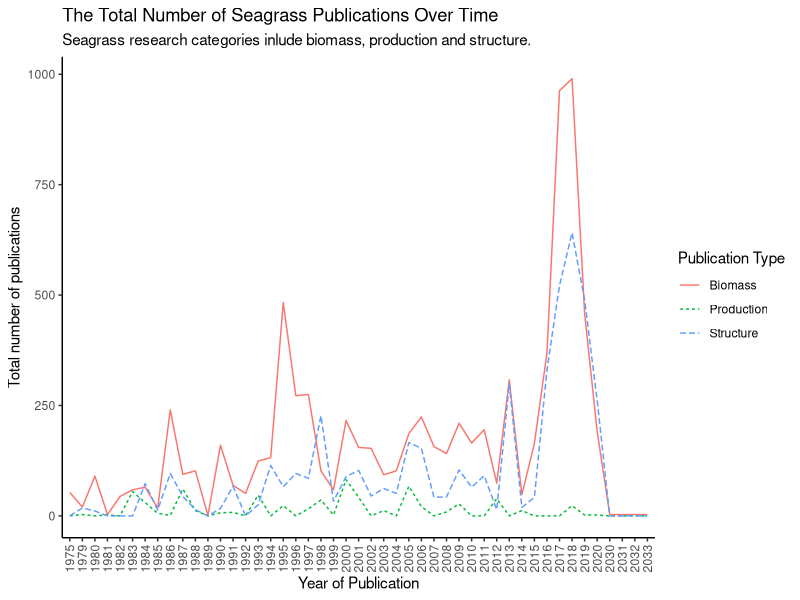
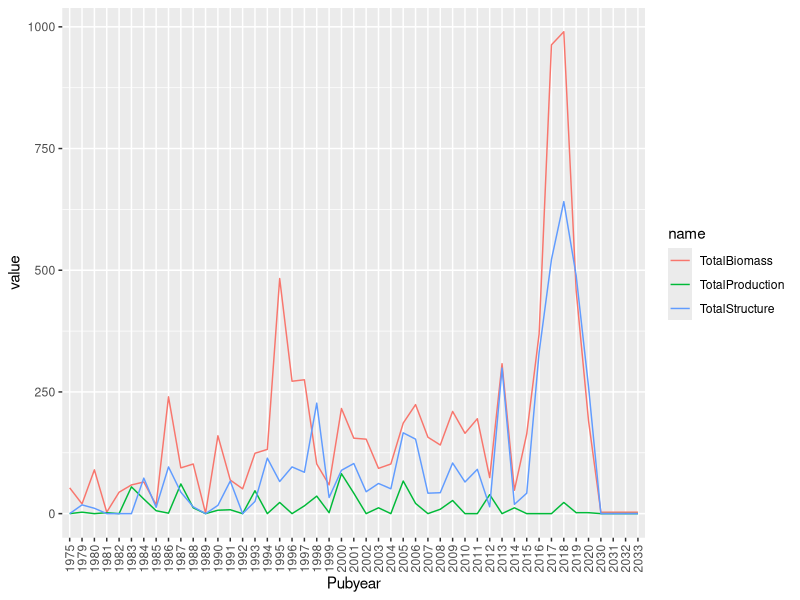

Source code (R) for these figures, in order:
## ---- chunk 1
knitr::opts_chunk$set(echo = TRUE)
## ---- chunk 2
library(tidyverse)
## ---- chunk 3
seagrass<-read.csv("../data/SeagrassPubs.csv")
## ---- chunk 4
head(seagrass)
summary(seagrass)
glimpse(seagrass)
## ---- chunk 5
# Extract author and year from reference column and create new data frame with these two variables separated.
seagrass1 <- seagrass %>% 
  mutate(Author = str_extract(string = Reference, pattern = "(?<=,\\s).+"),
         PubYear = str_extract(string = Reference, pattern = "[0-9]+")) %>% 
  select(Author:PubYear)
# Combine the Column for publication year to the original data frame using cbind function.
Pubyear = seagrass1$PubYear
seagrass2 <- cbind(seagrass, Pubyear)
## ---- chunk 6
biomass<-seagrass2 %>% # Create new data frame and select which data frame to pull data from.
  group_by(Pubyear) %>% # Group publications by year.
  select(Pubyear, Seagr.biom.above.dm..g.m..2.) %>% # Select which 2 variables we are interested in using to tally.
   drop_na(Seagr.biom.above.dm..g.m..2.) %>% # Remove na values to only count the years with publications.
    tally()
colnames(biomass) <- c("Pubyear", "tally1")

biomass1<-seagrass2 %>% # Create new data frame and select which data frame to pull data from.
  group_by(Pubyear) %>%  # Group publications by year.
  select(Pubyear, Seagr.biom.below.dm..g.m..2.) %>% # Select which 2 variables we are interested in using to tally.
  drop_na(Seagr.biom.below.dm..g.m..2.) %>% # Remove na values to only count the years with publications.
    tally()
colnames(biomass1) <- c("Pubyear", "tally2")

biomass2<-seagrass2 %>% # Create new data frame and select which data frame to pull data from.
  group_by(Pubyear) %>%  # Group publications by year.
  select(Pubyear, Seagr.biom.tot.dm..g.m..2.) %>% # Select which 2 variables we are interested in using to tally.
  drop_na(Seagr.biom.tot.dm..g.m..2.) %>% # Remove na values to only count the years with publications.
    tally()
colnames(biomass2) <- c("Pubyear", "tally3")


# Organise data into one dataframe.

TBmass1 <- biomass %>%
  full_join(biomass1) # Combine tally columns for biomass and biomass1 into one dataframe.


TBmass2 <- TBmass1 %>%
  full_join(biomass2)  # Combine tally columns for TBmass1 and biomass2 into one dataframe. That puts all three tally columns into one dataframe.



TBmass2$tally1<-as.numeric(TBmass2$tally1) # Make tally1 numeric.
TBmass2$tally2<-as.numeric(TBmass2$tally2) # Make tally2 numeric.
TBmass2$tally3<-as.numeric(TBmass2$tally3) # Make tally3 numeric.

TBmass2[is.na(TBmass2)] <- 0 # Make all NA values equal 0

TBmass2$TotalBiomass<-rowSums(TBmass2[ , c("tally1", "tally2", "tally3")]) # Create new variable TotalBiomass that calculates the sum for each row for each publication year.

## ---- chunk 7
Structure1<-seagrass2 %>% # Create new data frame and select which data frame to pull data from.
  group_by(Pubyear) %>% # Group publications by year.
  select(Pubyear, Seagr.cov....) %>% # Select which 2 variables we are interested in using to tally.
   drop_na(Seagr.cov....) %>% # Remove na values to only count the years with publications.
    tally()
colnames(Structure1) <- c("Pubyear", "tally1")

Structure2<-seagrass2 %>% # Create new data frame and select which data frame to pull data from.
  group_by(Pubyear) %>%  # Group publications by year.
  select(Pubyear, Seagr.shoot.dens....m..2.) %>% # Select which 2 variables we are interested in using to tally.
  drop_na(Seagr.shoot.dens....m..2.) %>% # Remove na values to only count the years with publications.
    tally()
colnames(Structure2) <- c("Pubyear", "tally2")

Structure3<-seagrass2 %>% # Create new data frame and select which data frame to pull data from.
  group_by(Pubyear) %>%  # Group publications by year.
  select(Pubyear, Seagr.leaf.dens....m..2.) %>% # Select which 2 variables we are interested in using to tally.
  drop_na(Seagr.leaf.dens....m..2.) %>% # Remove na values to only count the years with publications.
    tally()
colnames(Structure3) <- c("Pubyear", "tally3")



# Organise data into one dataframe.

TStructure1 <- Structure1 %>%
  full_join(Structure2) # Combine tally columns for Structure1 and Structure2 into one dataframe.


TStructure2 <- TStructure1 %>%
  full_join(Structure3)  # Combine tally columns for TStructure1 and Structure3 into one dataframe. That puts all three tally columns into one dataframe.



TStructure2$tally1<-as.numeric(TStructure2$tally1) # Make tally1 numeric.
TStructure2$tally2<-as.numeric(TStructure2$tally2) # Make tally2 numeric.
TStructure2$tally3<-as.numeric(TStructure2$tally3) # Make tally3 numeric.

TStructure2[is.na(TStructure2)] <- 0 # Make all NA values equal 0

TStructure2$TotalStructure<-rowSums(TStructure2[ , c("tally1", "tally2", "tally3")]) # Create new variable TotalBiomass that calculates the sum for each row for each publication year.

## ---- chunk 8
Production1<-seagrass2 %>% #Create new data frame and select which data frame to pull data from.
  group_by(Pubyear) %>% # Group publications by year.
  select(Pubyear, Seagr.prod.above.dm..g.m..2.day.) %>% # Select which 2 variables we are interested in using to tally.
   drop_na(Seagr.prod.above.dm..g.m..2.day.) %>% # Remove na values to only count the years with publications.
    tally()
colnames(Production1) <- c("Pubyear", "tally1")

Production2<-seagrass2 %>% #Create new data frame and select which data frame to pull data from.
  group_by(Pubyear) %>%  # Group publications by year.
  select(Pubyear, Seagr.prod.below.dm..g.m..2.day.) %>% # Select which 2 variables we are interested in using to tally.
  drop_na(Seagr.prod.below.dm..g.m..2.day.) %>% # Remove na values to only count the years with publications.
    tally()
colnames(Production2) <- c("Pubyear", "tally2")

Production3<-seagrass2 %>% #Create new data frame and select which data frame to pull data from.
  group_by(Pubyear) %>%  # Group publications by year.
  select(Pubyear, Seagr.prod.total.dm..g.m..2.day.) %>% # Select which 2 variables we are interested in using to tally.
  drop_na(Seagr.prod.total.dm..g.m..2.day.) %>% # Remove na values to only count the years with publications.
    tally()
colnames(Production3) <- c("Pubyear", "tally3")




# Organise data into one dataframe.

TProduction1 <- Production1 %>%
  full_join(Production2) # Combine tally columns for Structure1 and Structure2 into one dataframe.


TProduction2 <- TProduction1 %>%
  full_join(Production3)  # Combine tally columns for TStructure1 and Structure3 into one dataframe. That puts all three tally columns into one dataframe.



TProduction2$tally1<-as.numeric(TProduction2$tally1) # Make tally1 numeric.
TProduction2$tally2<-as.numeric(TProduction2$tally2) # Make tally2 numeric.
TProduction2$tally3<-as.numeric(TProduction2$tally3) # Make tally3 numeric.

TProduction2[is.na(TProduction2)] <- 0 # Make all NA values equal 0

TProduction2$TotalProduction<-rowSums(TProduction2[ , c("tally1", "tally2", "tally3")]) # Create new variable TotalBiomass that calculates the sum for each row for each publication year.


## ---- chunk 9

df_new <- 
  left_join(TBmass2, TStructure2, by = 'Pubyear') %>% 
  mutate(Pubyear = replace_na(Pubyear, 0))

df_new2 <- 
  left_join(df_new, TProduction2, by = 'Pubyear') %>% 
  mutate(Pubyear = replace_na(Pubyear, 0))

summary(df_new2)


# Remove unwanted variables.
df_new2 <- subset(df_new2, select = -(tally1))
df_new2 <- subset(df_new2, select = -(tally2))
df_new2 <- subset(df_new2, select = -(tally3))
df_new2 <- subset(df_new2, select = -(tally1.x))
df_new2 <- subset(df_new2, select = -(tally1.y))
df_new2 <- subset(df_new2, select = -(tally2.x))
df_new2 <- subset(df_new2, select = -(tally2.y))
df_new2 <- subset(df_new2, select = -(tally3.x))
df_new2 <- subset(df_new2, select = -(tally3.y))

TotalData <- df_new2
TotalData[is.na(TotalData)] <- 0 # Make all NA values equal 0

summary(TotalData)
view(TotalData)
## ---- chunk 10
FinalData <- TotalData |> 
  pivot_longer(
    cols = TotalBiomass:TotalProduction,
    names_to = "PublicationType",
    values_to = "value"
  )
## ---- chunk 11

ggplot(FinalData, aes(x = Pubyear, y = value, group = PublicationType, linetype = PublicationType, colour = PublicationType)) + 
  geom_line() +
  theme_classic() +
  labs(
    title = "The Total Number of Seagrass Publications Over Time", # Label title.
    subtitle = "Seagrass research categories inlude biomass, production and structure.", # Create a subtitle.
    x = "Year of Publication", y = "Total number of publications", # Create axes labels.
     linetype = "Publication Type", color = "Publication Type"
    # Adjust legend title.
  ) + 
  scale_colour_discrete(labels = c("Biomass", "Production", "Structure")) +
  scale_linetype_discrete(labels = c("Biomass", "Production", "Structure")) +
  theme(axis.text.x = element_text(angle = 90, vjust = 0.5, hjust=1))

 


## ---- chunk 12
TotalData %>%
  pivot_longer(cols = -Pubyear) %>%
  ggplot(aes(x = Pubyear, y = value, group = name, color = name)) + 
  geom_line() +
  theme(axis.text.x = element_text(angle = 90, vjust = 0.5, hjust=1))

            
